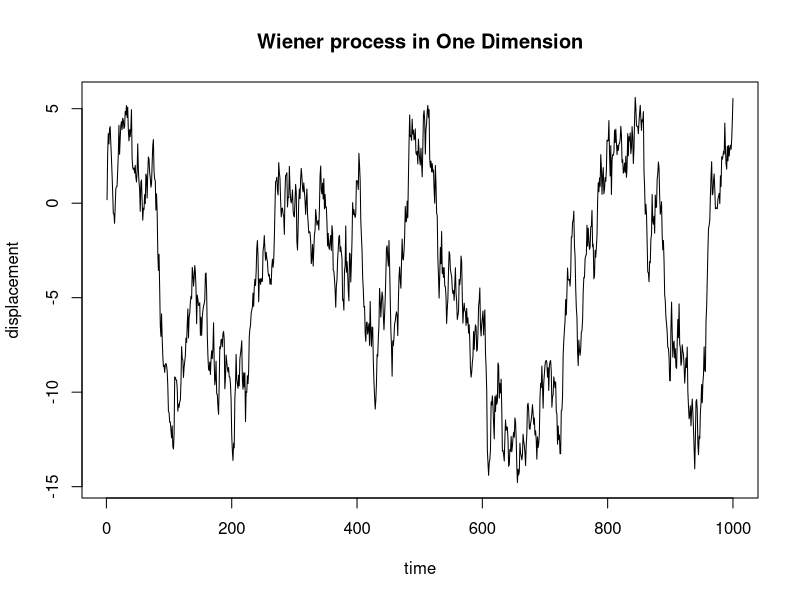

Source code (R):
N <- 1000;
dis <- rnorm(N, 0, 1);
cumdis <- cumsum(dis);
plot(cumdis, type = "l", main = "Wiener process in One Dimension", xlab = "time", ylab = "displacement");